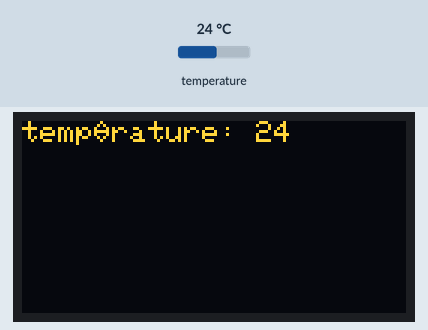
Simulated run of this program. Board: BBC micro:bit (MakeCode). On the bench: 128×64 one-colour display. The test bench sets the inputs (shaded band); at power-on: temperature 24 °C. The OLED is the two-colour kind (top 16 rows yellow).

Above: at 1.4 s.
1.5 s: temperature set to 12 °C
At 6.6 s:
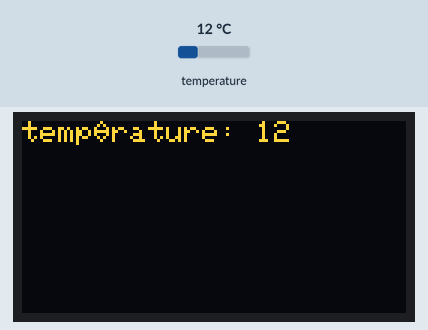
6.9 s: temperature set to 19 °C
12.1 s: temperature set to 28 °C
At 17.0 s:
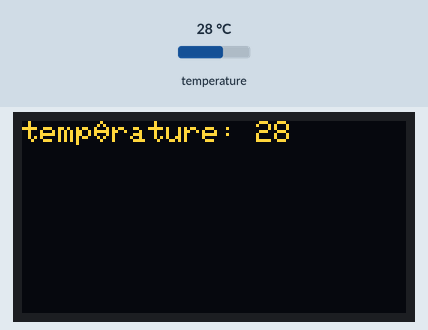
Timing chart, 0 to 18.5 s (numbered marks = the images above; inputs shaded):
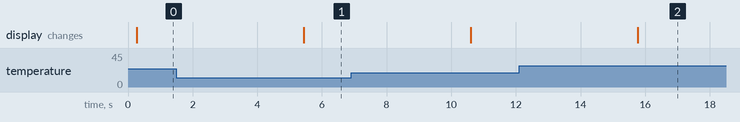

The program:

main.ts
```typescript
OLED.init(128, 64)
ESP8266_IoT.initWIFI(SerialPin.P8, SerialPin.P12, BaudRate.BaudRate115200)
ESP8266_IoT.connectWifi("wifiyann", "147896325123698745")
basic.forever(function on_forever() {
    if (ESP8266_IoT.wifiState(false)) {
        basic.showLeds(`
            . . . . .
                        . . . . .
                        . . . . .
                        . . . . .
                        . . . . .
        `)
    } else {
        basic.showLeds(`
            . . . . .
                        . . . . .
                        . . # . .
                        . . . . .
                        . . . . .
        `)
        ESP8266_IoT.connectKidsiot("70abFYpMBi9xsIzx", "2")
        basic.pause(1000)
    }

    basic.clearScreen()
    basic.pause(1000)
})
basic.forever(function on_forever2() {
    OLED.clear()
    OLED.writeString("température: ")
    OLED.writeNum(Environment.octopus_BME280(Environment.BME280_state.BME280_temperature_C))
    ESP8266_IoT.uploadKidsiot(Environment.octopus_BME280(Environment.BME280_state.BME280_temperature_C))
    basic.pause(5000)
})
```

test.ts
```typescript
// les tests vont ici ; cela ne sera pas compilé si ce paquet est utilisé en tant qu'extension.
```

Measured:
- after the input at 1.5 s, the display: first differs from a run without the input after 3.9 s (image 1)
- after the input at 12.1 s, the display: first differs from a run without the input after 3.7 s (image 2)
